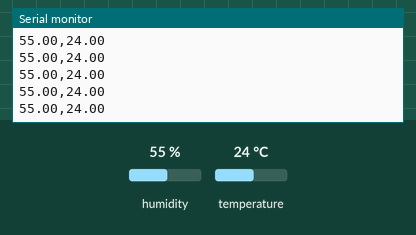
Simulated run of this sketch. Board: Arduino Uno, built with avr-gcc and run on an emulated ATmega328P. Shown: the last lines printed to the serial monitor. The test bench sets the inputs (shaded band); at power-on: humidity 55 %, temperature 24 °C.

Above: at 2.8 s.
2.9 s: humidity set to 22 %
At 4.5 s:
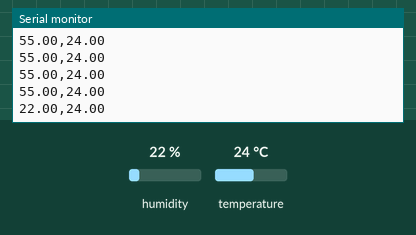
5.6 s: temperature set to 12 °C
At 6.0 s:
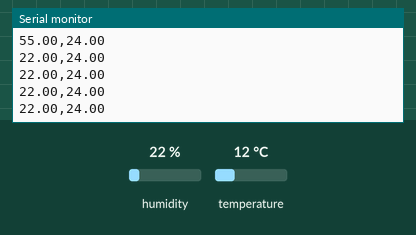
8.3 s: humidity set to 40 %
At 9.0 s:
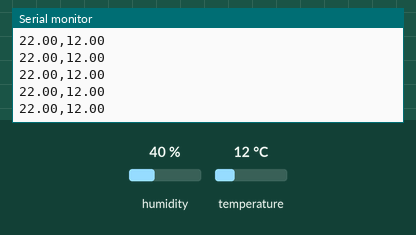
Timing chart, 0 to 11.3 s (numbered marks = the images above; inputs shaded):
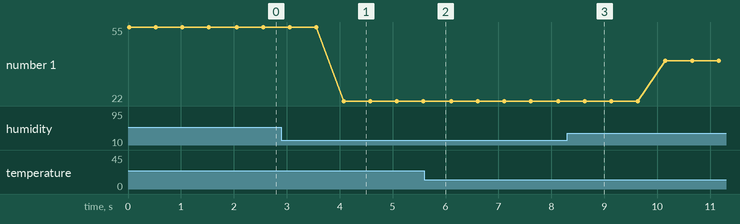

The sketch:

codigoDHT11.ino
```cpp
#include "DHT.h"

#define DHTPIN A5 // pino que estamos conectado
#define DHTTYPE DHT11 // DHT 11

// Conecte pino 1 do sensor (esquerda) ao +5V
// Conecte pino 2 do sensor ao pino de dados definido em seu Arduino
// Conecte pino 4 do sensor ao GND
// Conecte o resistor de 10K entre pin 2 (dados)
// e ao pino 1 (VCC) do sensor
DHT dht(DHTPIN, DHTTYPE);

void setup()
{
  Serial.begin(9600);
  dht.begin();
}

void loop()
{
  // A leitura da temperatura e umidade pode levar 250ms!
  // O atraso do sensor pode chegar a 2 segundos.
  float h = dht.readHumidity();
  float t = dht.readTemperature();
  // testa se retorno é valido, caso contrário algo está errado.
  if (isnan(t) || isnan(h))
  {
    Serial.println("Failed to read from DHT");
  }
  else
  {
    Serial.print(h);
    Serial.print(',');
    Serial.println(t);

  }
  delay (500);
}
```

Measured:
- after the input at 2.9 s, the serial monitor: prints a new line after 1.2 s (image 1)
- plotted number 1: 55 → 22 after the input at 2.9 s, 22 → 40 after the input at 8.3 s
